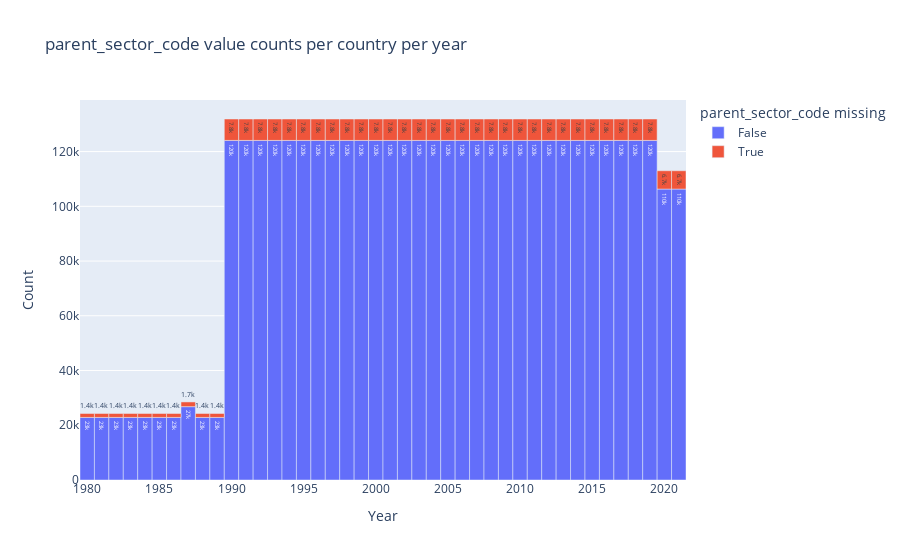

The code cell stored with this chart in its notebook:
### Code cell
missing_df_total = df.groupby(["year"])["parent_sector_code"].value_counts(dropna=False)
fig = px.bar(
    x=missing_df_total.index.get_level_values(0),
    y=missing_df_total.values, 
    color=missing_df_total.index.get_level_values(1).isnull(), 
    title=f"parent_sector_code value counts per country per year",
    labels={"x": "Year", "y": "Count", "color": "parent_sector_code missing"},
    text_auto=".2s",
)
fig.update_traces(width=1)
fig.show()

### Figure 1 — Plotly figure (JSON) as saved in the notebook; plotly's stock layout.template omitted (floating-point values rounded to 4 significant figures)
{"data": [{"alignmentgroup": "True", "hovertemplate": "parent_sector_code missing=False<br>Year=%{x}<br>Count=%{y}<extra></extra>", "legendgroup": "False", "marker": {"color": "#636efa", "pattern": {"shape": ""}}, "name": "False", "offsetgroup": "False", "orientation": "v", "showlegend": true, "textposition": "auto", "texttemplate": "%{y:.2s}", "type": "bar", "width": 1, "x": [1980, 1981, 1982, 1983, 1984, 1985, 1986, 1987, 1988, 1989, 1990, 1991, 1992, 1993, 1994, 1995, 1996, 1997, 1998, 1999, 2000, 2001, 2002, 2003, 2004, 2005, 2006, 2007, 2008, 2009, 2010, 2011, 2012, 2013, 2014, 2015, 2016, 2017, 2018, 2019, 2020, 2021], "xaxis": "x", "y": [22860, 22860, 22860, 22860, 22860, 22860, 22860, 26797, 22860, 22860, 124079, 124079, 124079, 124079, 124079, 124079, 124079, 124079, 124079, 124079, 124079, 124079, 124079, 124079, 124079, 124079, 124079, 124079, 124079, 124079, 124079, 124079, 124079, 124079, 124079, 124079, 124079, 124079, 124079, 124079, 106299, 106299], "yaxis": "y"}, {"alignmentgroup": "True", "hovertemplate": "parent_sector_code missing=True<br>Year=%{x}<br>Count=%{y}<extra></extra>", "legendgroup": "True", "marker": {"color": "#EF553B", "pattern": {"shape": ""}}, "name": "True", "offsetgroup": "True", "orientation": "v", "showlegend": true, "textposition": "auto", "texttemplate": "%{y:.2s}", "type": "bar", "width": 1, "x": [1980, 1981, 1982, 1983, 1984, 1985, 1986, 1987, 1988, 1989, 1990, 1991, 1992, 1993, 1994, 1995, 1996, 1997, 1998, 1999, 2000, 2001, 2002, 2003, 2004, 2005, 2006, 2007, 2008, 2009, 2010, 2011, 2012, 2013, 2014, 2015, 2016, 2017, 2018, 2019, 2020, 2021], "xaxis": "x", "y": [1440, 1440, 1440, 1440, 1440, 1440, 1440, 1728, 1440, 1440, 7816, 7816, 7816, 7816, 7816, 7816, 7816, 7816, 7816, 7816, 7816, 7816, 7816, 7821, 7816, 7816, 7816, 7816, 7816, 7816, 7816, 7816, 7816, 7816, 7816, 7816, 7816, 7816, 7816, 7816, 6696, 6696], "yaxis": "y"}], "layout": {"barmode": "relative", "legend": {"title": {"text": "parent_sector_code missing"}, "tracegroupgap": 0}, "title": {"text": "parent_sector_code value counts per country per year"}, "xaxis": {"anchor": "y", "domain": [0, 1], "title": {"text": "Year"}}, "yaxis": {"anchor": "x", "domain": [0, 1], "title": {"text": "Count"}}}}
